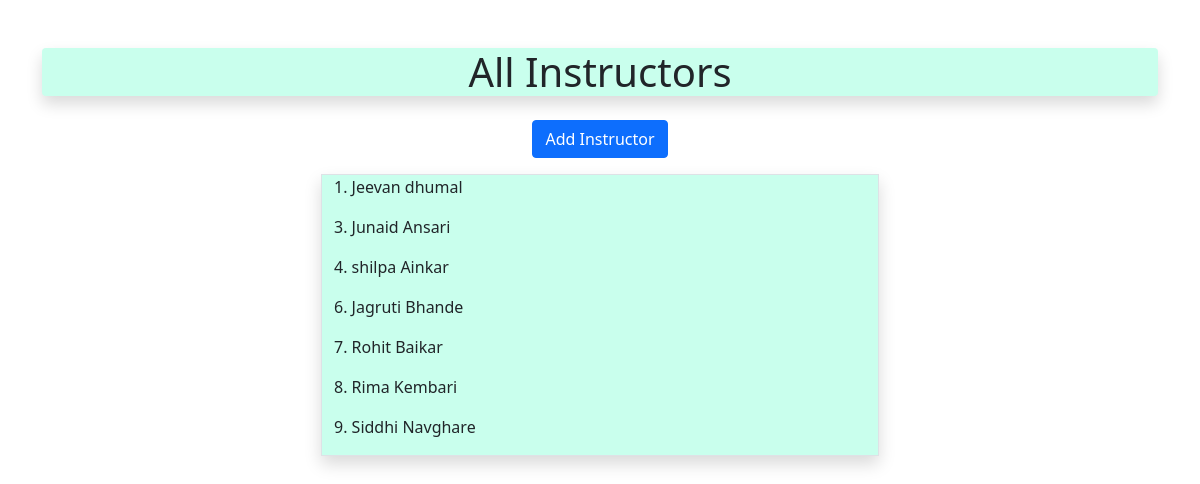
The page /Instructors/ on the database its author committed.
### Scheduler/models.py (models this page shows, shortened)
class Instructor(models.Model):
    name = models.CharField(max_length=100)
    password1 = models.CharField(max_length=20)

### Scheduler/views.py (the view)
# urls.py: path("Instructors/", views.Instructors_View, name = "Instructors"),
def Instructors_View(request):
    data = Instructor.objects.all()
    context = {"data":data}
    return render(request, "Scheduler/Instructors.html", context)

### templates/Scheduler/Instructors.html (shortened to what this page needs)
{% extends "Scheduler/Base.html" %}
{% block body %}
<div class="container mt-5">
    <div class="title rounded shadow text-center">
        <h1 style="display: inline-flexbox;">All Instructors</h1>
    </div>
    <div class="container text-center mt-4">
        <a href="{% url 'Add_Instructor' %}" class="btn btn-primary">Add Instructor</a>
    </div>
    <div class="container w-50 border shadow mt-3"  style="background-color: rgb(201, 255, 237);">
        {% for d in data %}
            <div class="mb-3">
                    {{d.id}}.
                {{d.name}}
            </div>
        {% endfor %}
    </div>
{% endblock body %}

### templates/Scheduler/Instructors.html (style rules this page uses)
.title { background-color: rgb(201, 255, 237); }

### rows shown on the page
Instructor: id "1", name "Jeevan dhumal"
Instructor: id "3", name "Junaid Ansari"
Instructor: id "4", name "shilpa Ainkar"
Instructor: id "6", name "Jagruti Bhande"
Instructor: id "7", name "Rohit Baikar"
Instructor: id "8", name "Rima Kembari"
Instructor: id "9", name "Siddhi Navghare"
